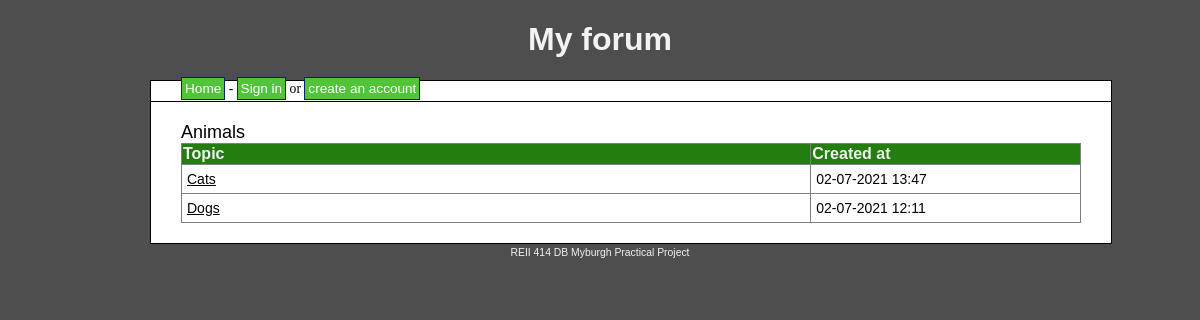
/category.php?id=1, run on the app's committed database.
### tables this page shows
CREATE TABLE `categories` (
  `cat_id` int(8) NOT NULL,
  `cat_name` varchar(255) DEFAULT NULL,
  `cat_description` varchar(255) DEFAULT NULL
);

CREATE TABLE `topics` (
  `topic_id` int(8) NOT NULL,
  `topic_subject` varchar(255) DEFAULT NULL,
  `topic_date` datetime DEFAULT NULL,
  `topic_cat` int(8) DEFAULT NULL,
  `topic_by` int(8) DEFAULT NULL
);

### category.php (the view, shortened to what this page needs)
<?php
include 'database.php';
include 'header.php';
$sql = "SELECT
			cat_id,
			cat_name,
			cat_description
		FROM
			categories
		WHERE
			cat_id = " . $_GET['id'];
$result = mysqli_query($connect_database, $sql);
if(!$result)
{
	echo '<br><font style="font-size: 14px;">The category could not be displayed, please try again later.</font><br><font style="font-size: 14px;">' . mysql_error() . '</font><br>';
}
else
{
	if(mysqli_num_rows($result) == 0)
	{
		echo '<br><font style="font-size: 14px;">This category does not exist.</font><br><br>';
	}
	else
	{
		while($row = mysqli_fetch_assoc($result))
		{
			echo '<font style="font-size: 18px;">' . $row['cat_name'] . '</font><br>';
		}
		$get_id = $_GET['id'];
		$sql = "SELECT
					topic_id,
					topic_subject,
					topic_date,
					topic_cat
				FROM
					topics
				WHERE
					topic_cat = '$get_id'
				ORDER BY
					topic_date
				DESC";
		$result = mysqli_query($connect_database, $sql);
		if(!$result)
		{
			echo '<br><font style="font-size: 14px;">The topics could not be displayed, please try again later.</font><br><br>';
		}
		else
		{
			if(mysqli_num_rows($result) == 0)
			{
				echo '<br><font style="font-size: 14px;">There are no topics in this category yet.</font><br><br>';
			}
			else
			{
				echo '<table border="1">
					  <tr>
						<th>Topic</th>
						<th>Created at</th>
					  </tr>';
				while($row = mysqli_fetch_assoc($result))
				{
					echo '<tr>';
						echo '<td class="leftpart">';
							echo '<font style="font-size: 14px;"><a href="topic.php?id=' . $row['topic_id'] . '">' . $row['topic_subject'] . '</a><br></font>';
						echo '</td>';
						echo '<td class="rightpart">';
							echo '<font style="font-size: 14px;">' . date('d-m-Y H:i', strtotime($row['topic_date'])) . '</font>';
						echo '</td>';
					echo '</tr>';
				}
				echo '</table>';
			}
		}
	}
}
include 'footer.php';
?>

### style.css (style rules this page uses)
body { background-color: #4E4E4E; text-align: center; }
table { border-collapse: collapse; width: 100%; }
table a { color: #000; }
th { background-color: #237d0f; color: #F0F0F0; }
td { padding: 5px; }
.leftpart { width: 70%; }
.rightpart { width: 30%; }

### data on the page
categories: cat_name "Animals"
topics: topic_subject "Cats", topic_date "02-07-2021 13:47"
topics: topic_subject "Dogs", topic_date "02-07-2021 12:11"
